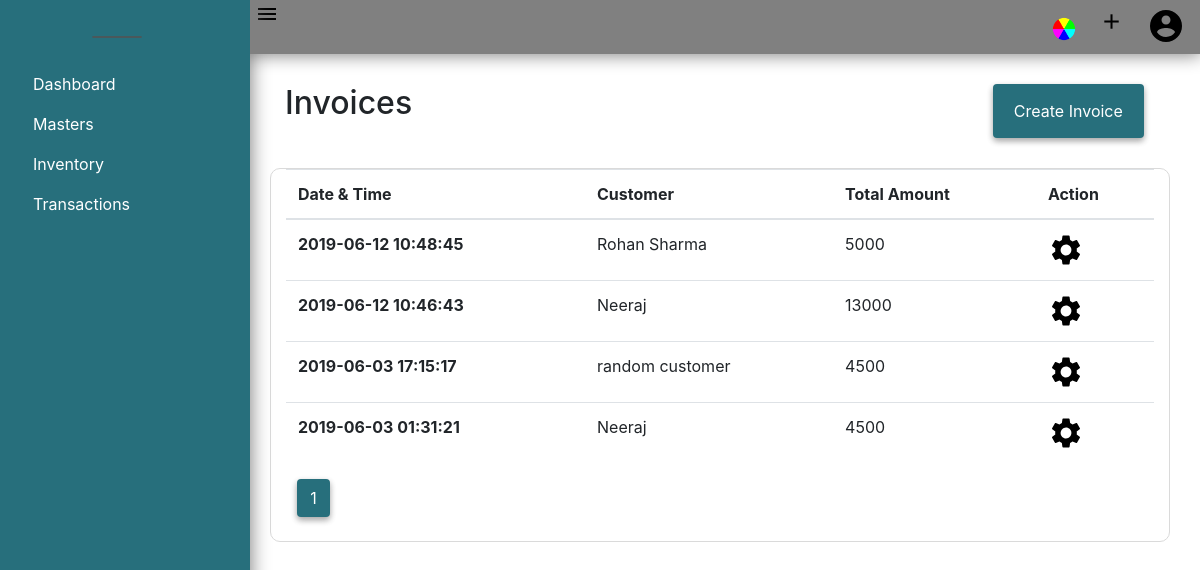
The app's page /invoice (signed in), older data.
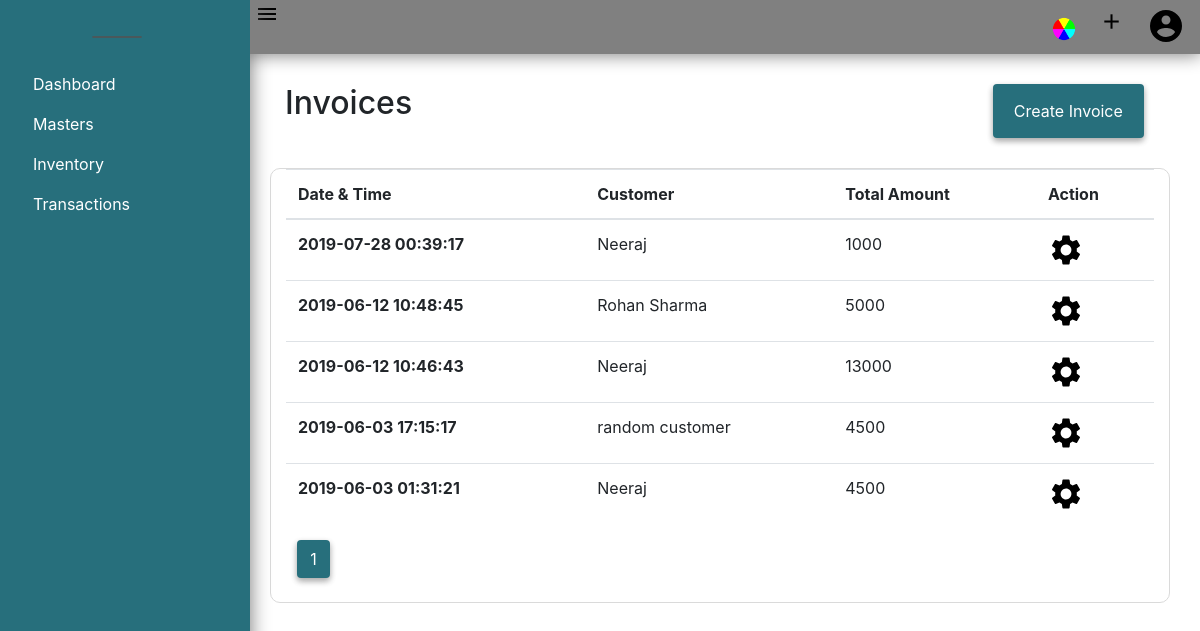
The same page, newer data.
### acsystem/models.py (models this page shows, shortened)
class Sales(db.Model):
    id = db.Column(db.Integer, primary_key=True)
    customer = db.Column(db.Integer,db.ForeignKey('customer.id'), nullable=False)
    date = db.Column(db.DateTime, nullable=False)
    invoiceno = db.Column(db.Integer, nullable=False)
    totalamount = db.Column(db.Integer)
    description = db.Column(db.String(250))
    salesitems = db.relationship('SalesItem', lazy=True, cascade="all, delete-orphan")
    company_id = db.Column(db.Integer, db.ForeignKey('company.id', ondelete="CASCADE"), nullable=False)

class Customer(db.Model):
    id = db.Column(db.Integer, primary_key=True)
    name = db.Column(db.String(40), nullable=False)
    first = db.Column(db.String(40))
    last = db.Column(db.String(40))
    mailingname = db.Column(db.String(40))
    address = db.Column(db.String(100))
    country = db.Column(db.String(30))
    state = db.Column(db.String(30))
    pin = db.Column(db.Integer)
    email = db.Column(db.String(50))
    phoneno = db.Column(db.Integer)
    gstno = db.Column(db.String(15))
    openingbalance = db.Column(db.Integer, default=0, nullable=False)
    currentbalance = db.Column(db.Integer, default=0, nullable=False)
    description = db.Column(db.Text)
    sale = db.relationship('Sales', lazy=True, backref="customerdetail", cascade="all, delete-orphan")
    company_id = db.Column(db.Integer, db.ForeignKey('company.id', ondelete="CASCADE"), nullable=False)

### acsystem/transactions/routes.py (the view)
@transactions.route('/invoice')
@login_required
def invoice():
    if current_user.activecompany == 0:
        flash(f"No Company is Activated! ","warning")
        return redirect(url_for('company.companies'))
    page = request.args.get('page', 1, type=int)
    sales = Sales.query.filter_by(company_id = current_user.activecompany).order_by(Sales.date.desc()).paginate(page=page, per_page=10)
    return render_template('transactiontemplate/invoice.html', title='Invoice', sales = sales)

### acsystem/models.py (called while the page is built)
@login_manager.user_loader
def load_user(user_id):
    return User.query.get(int(user_id))

### acsystem/templates/transactiontemplate/invoice.html
{% extends "layout.html"%}
{% block content %}
<div class="container">
    <div class="container-fluid">
        <h2 class="float-left">Invoices</h2>
        <ul class="nav justify-content-end">
            <li class="btn color float-right">
                <a class="nav-link" href="{{ url_for('transactions.createinvoice') }}">Create Invoice</a>
            </li>
        </ul>
    </div>
    <div class="container-fluid" style="border:1px solid rgb(218, 218, 218); border-radius:10px;">
        <table class="table table-hover" >
            <thead>
                <tr>
                    <th scope="col">Date & Time</th>
                    <th scope="col">Customer</th>
                    <th scope="col">Total Amount</th>
                    <th scope="col">Action</th>
                </tr>
            </thead>
            <tbody>
                {% for sale in sales.items %}
                <tr>
                    <th> {{sale.date}}</th>
                    <td>{{ sale.customerdetail.name }}</td>
                    <td>{{ sale.totalamount }}</td>
                    <td>
                        <a href="{{url_for('transactions.invoice_detail', invoice_id = sale.id)}}">
                        <img src="{{ url_for('static',filename='images/setting.png') }}" alt="Setting">
                        </a>
                    </td>
                {% endfor %}
            </tbody>
        </table>
            {% for page_num in sales.iter_pages(left_edge=1, right_edge=1, left_current=1, right_current=2) %}
                {% if page_num %}
                    {% if sales.page == page_num %}
                    <a class="btn mb-4 color" href="{{url_for('transactions.invoice', page=page_num)}}">{{ page_num }}</a>
                    {% else %}
                        <a class="btn mb-4" style="background-color: #c1c1c1;" href="{{url_for('transactions.invoice', page=page_num)}}">{{ page_num }}</a>
                    {% endif %}
                {% else %}
                    ...
                {% endif %}
            {% endfor %}
    </div>
</div>
{% endblock content %}

### acsystem/templates/layout.html (shortened to what this page needs)
{% extends "header.html" %}
{% block body %}
<nav id="dashnav" style="background-color: grey; color:white; ">
    <span id="toggler">
        <img src="{{ url_for('static', filename='images/menu.svg') }}" alt="=">
    </span>
    <ul class="nav justify-content-end">
        <li class="nave-item dropdown">
            <a class="nav-link dropdown-toggle" href="#" id="dropadd" data-toggle="dropdown"
                style="display:block; margin:7px; width: 40px; height:40px; border-radius:100%;">
                <img src="{{url_for('static',filename='images/colorball.png')}}" width="100%" alt="">
            </a>
        </li>
        <li data-step="4" data-intro="Shortcut to Add new data" class="nav-item dropdown">
            <a class="nav-link dropdown-toggle" href="#" id="dropadd" data-toggle="dropdown">
                <img src="{{url_for('static', filename='images/add.png')}}" alt="+" width="25px;"></a>
        </li>
        <li data-step="5" data-intro="User Details" class="nav-item dropdown">
            <a class="nav-link dropdown-toggle" href="#" id="dropaccount" data-toggle="dropdown">
                <img src="{{ url_for('static', filename='images/user.png')}}" alt="Account">
            </a>
        </li>
    </ul>
</nav>
<div class="row">
    <div class="col col-lg-2 colsml color">
        <div class="compname">
            <span data-step="2" data-intro="Active Company Name visible here">
                {% if activecomp %}
                <a class="navbar-brand" href="{{ url_for('company.companies') }}">{{ activecomp.companyname }} </a>
                {% else %}
                <a class="navbar-brand" href="{{ url_for('company.companies') }}">Select Company </a>
                {% endif %}
            </span>
        </div>
        <ul id="accordion" class="slider-nav">
            <li class="nav-item">
                <a class="nav-link" href="{{ url_for('users.dashboard')}}">Dashboard</a>
            </li>
            <li class="nav-item">
                <a class="nav-link" href="#" data-toggle="collapse" data-target="#collapseOne" aria-expanded="true"
                    aria-controls="collapseOne">
                    Masters
                </a>
            </li>
            <li class="nav-item ">
                <a class="nav-link" href="#" data-target="#collapseTwo" aria-expanded="true" data-toggle="collapse">
                    Inventory
                </a>
            </li>
            <li class="nav-item ">
                <a class="nav-link" href="#" data-target="#collapseThree" aria-expanded="true" data-toggle="collapse">
                    Transactions
                </a>
            </li>
        </ul>
    </div>
    <div class="col col-lg-10 collgr">
        {% block content%} {% endblock %}
    </div>
</div>
{% endblock %}

### acsystem/templates/header.html (shortened to what this page needs)
<!DOCTYPE html>
<html lang="en">
<head>
    <link rel="stylesheet" href="{{url_for('static', filename='bootstrap.css')}}">
    <link rel="stylesheet" href="{{url_for('static', filename='customstyle.css')}}">
    <link rel="stylesheet" href="{{url_for('static', filename='main.css')}}">
    <link rel="stylesheet" href="{{url_for('static', filename='style.css')}}">
    <link rel="stylesheet" href="{{url_for('static', filename='introjsstyle.css')}}">
    <link rel="stylesheet" href="{{url_for('static', filename='sal.css')}}">
    <link rel="stylesheet" href="https:/cdnjs.cloudflare.com/ajax/libs/toastr.js/latest/toastr.min.css">
</head>
<body>
        {% block body%} {% endblock %}
</body>
</html>

### acsystem/static/customstyle.css (style rules this page uses)
.colsml { position: absolute; top: 0; left: 0; height: 100vh; min-width: 250px; max-width: 250px; transition: 500ms; z-index: 10; box-shadow: 1px 1px 18px grey; }
#dashnav { box-shadow: 1px 1px 18px grey; }
.collgr { display: block; position: absolute; right: 0; height: 100vh; overflow: scroll; max-width: 80vw !important; }
.compname { width: 100%; text-align: center; margin: 20px auto; }
#toggler { position: fixed; padding-left: 255px; cursor: pointer; transition: 600ms; z-index: 6; }
.compname { padding-left: 0 !important; margin-left: 0 !important; }
.slider-nav { position: relative; left: -30px; }

### acsystem/static/main.css (style rules this page uses)
a { color: rgb(34, 34, 34) !important; }

### acsystem/static/style.css (style rules this page uses)
.btn { -webkit-box-shadow: 0 3px 6px rgba(0, 0, 0, 0.16), 0 3px 6px rgba(0, 0, 0, 0.23); box-shadow: 0 3px 6px rgba(0, 0, 0, 0.16), 0 3px 6px rgba(0, 0, 0, 0.23); }
.dropdown ::after { display: none !important; }
.navbar-brand { border: 1px solid rgba(83, 83, 83, 0.8); border-radius: 30px; padding: 0 1.5rem; font-size: 30px; }
.nav-item { display: block; padding-right: .5rem; }
.nav-link { color: rgba(12, 12, 12, 0.76); padding: .5rem !important; }
.btn { margin: 0 .7rem; }
.container-fluid { margin-top: 30px !important; }

Row changes from the older to the newer data that the page shows:
added Sales: date "2019-07-28 00:39:17", customerdetail.name "Neeraj", totalamount "1000"
